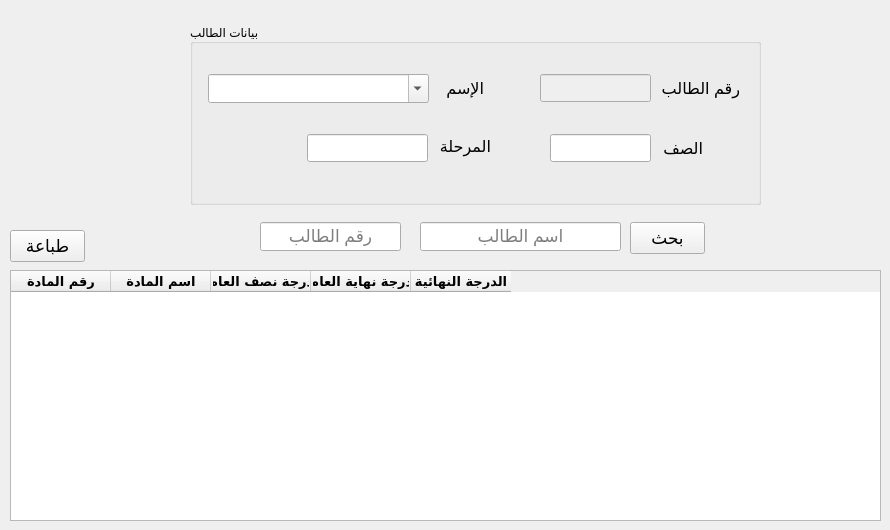
    <widget class="QWidget" name="tab_8">
     <attribute name="title">
      <string>درجات الطالب</string>
     </attribute>
     <widget class="QTableWidget" name="tableWidget_6">
      <property name="geometry">
       <rect>
        <x>10</x>
        <y>270</y>
        <width>871</width>
        <height>251</height>
       </rect>
      </property>
      <property name="font">
       <font>
        <family>Tajawal</family>
        <pointsize>10</pointsize>
        <weight>75</weight>
        <bold>true</bold>
       </font>
      </property>
      <column>
       <property name="text">
        <string>رقم المادة</string>
       </property>
       <property name="font">
        <font>
         <family>Tajawal</family>
         <pointsize>10</pointsize>
        </font>
       </property>
      </column>
      <column>
       <property name="text">
        <string>اسم المادة</string>
       </property>
      </column>
      <column>
       <property name="text">
        <string>درجة نصف العام</string>
       </property>
      </column>
      <column>
       <property name="text">
        <string>درجة نهاية العام</string>
       </property>
      </column>
      <column>
       <property name="text">
        <string>الدرجة النهائية</string>
       </property>
      </column>
     </widget>
     <widget class="QPushButton" name="pushButton_37">
      <property name="geometry">
       <rect>
        <x>630</x>
        <y>222</y>
        <width>75</width>
        <height>32</height>
       </rect>
      </property>
      <property name="font">
       <font>
        <pointsize>13</pointsize>
       </font>
      </property>
      <property name="text">
       <string>بحث</string>
      </property>
     </widget>
     <widget class="QGroupBox" name="groupBox_14">
      <property name="geometry">
       <rect>
        <x>190</x>
        <y>24</y>
        <width>571</width>
        <height>181</height>
       </rect>
      </property>
      <property name="title">
       <string>بيانات الطالب</string>
      </property>
      <widget class="QLabel" name="label_27">
       <property name="geometry">
        <rect>
         <x>470</x>
         <y>52</y>
         <width>80</width>
         <height>24</height>
        </rect>
       </property>
       <property name="font">
        <font>
         <pointsize>12</pointsize>
        </font>
       </property>
       <property name="text">
        <string>رقم الطالب</string>
       </property>
      </widget>
      <widget class="QLabel" name="label_30">
       <property name="geometry">
        <rect>
         <x>250</x>
         <y>52</y>
         <width>44</width>
         <height>24</height>
        </rect>
       </property>
       <property name="font">
        <font>
         <pointsize>12</pointsize>
        </font>
       </property>
       <property name="text">
        <string>الإسم</string>
       </property>
      </widget>
      <widget class="QLineEdit" name="lineEdit_24">
       <property name="enabled">
        <bool>false</bool>
       </property>
       <property name="geometry">
        <rect>
         <x>350</x>
         <y>50</y>
         <width>111</width>
         <height>28</height>
        </rect>
       </property>
       <property name="font">
        <font>
         <pointsize>12</pointsize>
        </font>
       </property>
      </widget>
      <widget class="QLineEdit" name="lineEdit_28">
       <property name="enabled">
        <bool>true</bool>
       </property>
       <property name="geometry">
        <rect>
         <x>360</x>
         <y>110</y>
         <width>101</width>
         <height>28</height>
        </rect>
       </property>
       <property name="font">
        <font>
         <pointsize>12</pointsize>
        </font>
       </property>
      </widget>
      <widget class="QLabel" name="label_32">
       <property name="geometry">
        <rect>
         <x>470</x>
         <y>112</y>
         <width>43</width>
         <height>24</height>
        </rect>
       </property>
       <property name="font">
        <font>
         <pointsize>12</pointsize>
        </font>
       </property>
       <property name="text">
        <string>الصف</string>
       </property>
      </widget>
      <widget class="QComboBox" name="comboBox_2">
       <property name="geometry">
        <rect>
         <x>18</x>
         <y>50</y>
         <width>221</width>
         <height>29</height>
        </rect>
       </property>
       <property name="font">
        <font>
         <pointsize>13</pointsize>
        </font>
       </property>
       <property name="editable">
        <bool>true</bool>
       </property>
      </widget>
      <widget class="QLineEdit" name="lineEdit_43">
       <property name="enabled">
        <bool>true</bool>
       </property>
       <property name="geometry">
        <rect>
         <x>117</x>
         <y>110</y>
         <width>121</width>
         <height>28</height>
        </rect>
       </property>
       <property name="font">
        <font>
         <pointsize>12</pointsize>
        </font>
       </property>
      </widget>
      <widget class="QLabel" name="label_64">
       <property name="geometry">
        <rect>
         <x>250</x>
         <y>110</y>
         <width>51</width>
         <height>24</height>
        </rect>
       </property>
       <property name="font">
        <font>
         <pointsize>12</pointsize>
        </font>
       </property>
       <property name="text">
        <string>المرحلة</string>
       </property>
      </widget>
     </widget>
     <widget class="QLineEdit" name="lineEdit_29">
      <property name="geometry">
       <rect>
        <x>420</x>
        <y>222</y>
        <width>201</width>
        <height>29</height>
       </rect>
      </property>
      <property name="font">
       <font>
        <pointsize>13</pointsize>
       </font>
      </property>
      <property name="alignment">
       <set>Qt::AlignCenter</set>
      </property>
      <property name="placeholderText">
       <string>اسم الطالب</string>
      </property>
     </widget>
     <widget class="QLineEdit" name="lineEdit_30">
      <property name="geometry">
       <rect>
        <x>260</x>
        <y>222</y>
        <width>141</width>
        <height>29</height>
       </rect>
      </property>
      <property name="font">
       <font>
        <pointsize>13</pointsize>
       </font>
      </property>
      <property name="alignment">
       <set>Qt::AlignCenter</set>
      </property>
      <property name="placeholderText">
       <string>رقم الطالب</string>
      </property>
     </widget>
     <widget class="QPushButton" name="pushButton_68">
      <property name="geometry">
       <rect>
        <x>10</x>
        <y>230</y>
        <width>75</width>
        <height>32</height>
       </rect>
      </property>
      <property name="font">
       <font>
        <pointsize>13</pointsize>
       </font>
      </property>
      <property name="text">
       <string>طباعة</string>
      </property>
     </widget>
    </widget>
